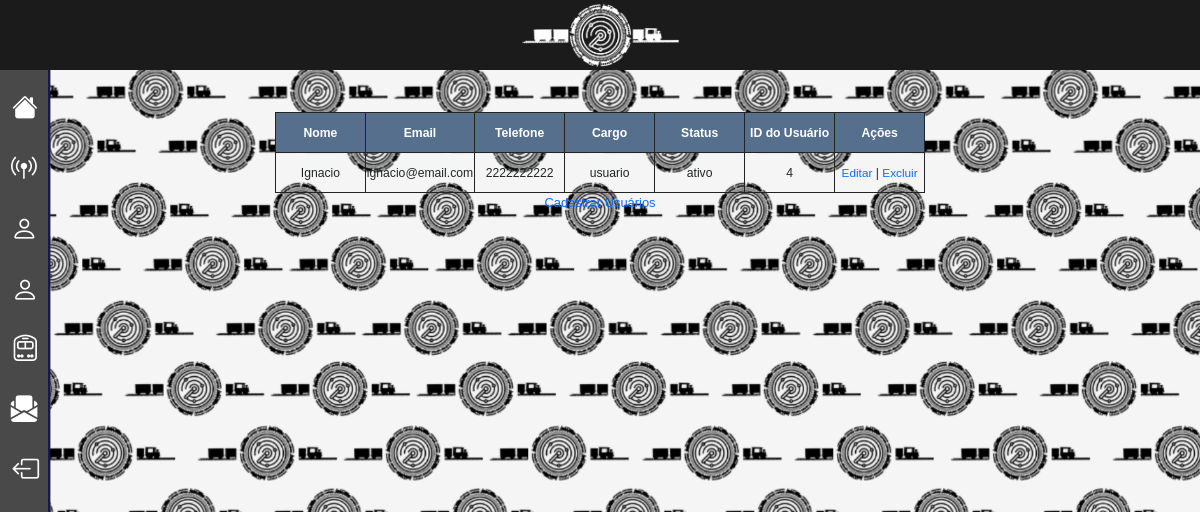
The app's page /public/usuarios/usuarios.php (signed in) with its own data.
### tables this page shows
create table usuarios (
    id int primary key auto_increment,
    nome varchar(100) not null,
    email varchar(100) not null,
    telefone varchar(15) not null,
    senha varchar(100) not null,
    cargo enum('administrador', 'usuario') not null,
    status enum('ativo', 'inativo') not null
);

### public/usuarios/usuarios.php (the view, shortened to what this page needs)
<?php
include '../infra/connect.php';
$resultado = mysqli_query($conn, "SELECT * FROM usuarios WHERE cargo = 'usuario'");
?>
<html lang="en">
<head>
    <link href="https://cdn.jsdelivr.net/npm/bootstrap@5.3.8/dist/css/bootstrap.min.css" rel="stylesheet"
>
    <link rel="stylesheet" href="https://cdn.jsdelivr.net/npm/bootstrap-icons@1.13.1/font/bootstrap-icons.min.css">
    <link rel="stylesheet" href="../assets/styles/style.css">
</head>
<body>
    <div class="corpo">
    <main>
        <h1>Gerenciador de Usuários</h1>
        <br>
        <br>
        <div class="table_usuarios">
            <div class="table_usuarios_centro">
        <table>
            <thead>
                <tr>
                    <th>Nome</th>
                    <th>Email</th>
                    <th>Telefone</th>
                    <th>Cargo</th>
                    <th>Status</th>
                    <th>ID do Usuário</th>
                    <th>Ações</th>
                </tr>
            </thead>
            <tbody>
                    </div>
                    </div>
                    <?php
                    while ($usuario = mysqli_fetch_assoc($resultado)) {
                        echo "<tr>";
                        echo "<td>{$usuario['nome']}</td>";
                        echo "<td>{$usuario['email']}</td>";
                        echo "<td>{$usuario['telefone']}</td>";
                        echo "<td>{$usuario['cargo']}</td>";
                        echo "<td>{$usuario['status']}</td>";
                        echo "<td>{$usuario['id']}</td>";
                        echo "<td>
                                <a href='editar_usuarios.php?id={$usuario['id']}'>Editar</a> |
                                <a href='excluir_usuarios.php?id={$usuario['id']}' onclick=\"return confirm('Tem certeza que deseja excluir este usuario?');\">Excluir</a>
                              </td>";
                        echo "</tr>";
                    }
                    ?>
              <a href="cadastro_usuarios.php"><button">Cadastrar Usuários</button></a>
    </main>
</div>
<header><?php include '../scripts/navbar.php'; ?></header>

### assets/styles/style.css (style rules this page uses)
:root { --cor-fundo: #f5f5f5; --cor-fundo-2: #9D9D9D; --cor-fundo-3: #a1a1a1; --cor-texto: #000000; --cor-erro: #ff0000; --cor-sucesso: #00ff4c; --cor-navbar1: #1b1b1b; --cor-navbar2: #494949; --cor-caixa_sensores: #c7c7c7; }
* { font-family: 'Lucida Sans', 'Lucida Sans Regular', 'Lucida Grande', 'Lucida Sans Unicode', Geneva, Verdana, sans-serif; font-size: 97%; }
body { background-image: url('../assets/img/background.png'); }
th, td { width: 90px; height: 40px; text-align: center; border: 1px solid #252222; }
th { background: #556f8d; color: white; }
.corpo { justify-content: center; text-align: center; }
.table_usuarios { display: flex; justify-content: center; }
.table_usuarios_centro { text-align: center; }
a { text-decoration: none; }

### records on screen
usuarios: nome "Ignacio", email "ignacio@email.com", telefone "2222222222", cargo "usuario", status "ativo", id "4"
